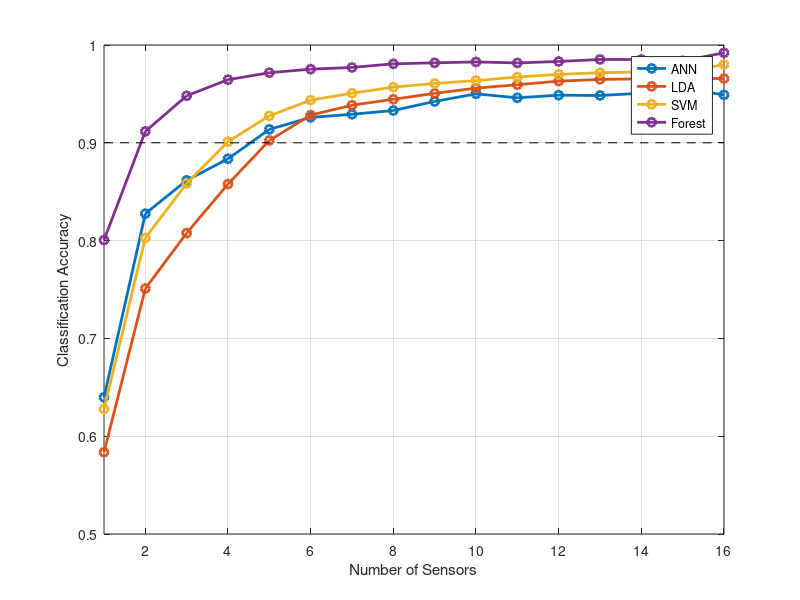

Recreate this plot in MATLAB.
% make sensor reduction plots

clear; close all; clc;

%%

load sensorReductionResultsANN.mat
load sensorReductionResultsLDA.mat
load sensorReductionResultsSVM.mat
load sensorReductionResultsForest.mat

%%

sensorAccuracyPlotANN = [sensorAccuracyPlotANN, 0.949];
sensorAccuracyPlotLDA = [sensorAccuracyPlotLDA, 0.9657];
sensorAccuracyPlotSVM = [sensorAccuracyPlotSVM, 0.9800];
sensorAccuracyPlotForest = [sensorAccuracyPlotForest, 0.992];


arbitraryLine = zeros(size(sensorAccuracyPlotANN))+0.9;


plot(sensorAccuracyPlotANN,'-o','Linewidth',2)
hold on
plot(sensorAccuracyPlotLDA,'-o','Linewidth',2)
plot(sensorAccuracyPlotSVM,'-o','Linewidth',2)
plot(sensorAccuracyPlotForest,'-o','Linewidth',2)
plot(arbitraryLine,'k--')
xlabel('Number of Sensors')
ylabel('Classification Accuracy')
axis([1 16 0.5 1])
legend('ANN','LDA','SVM','Forest')
grid on

